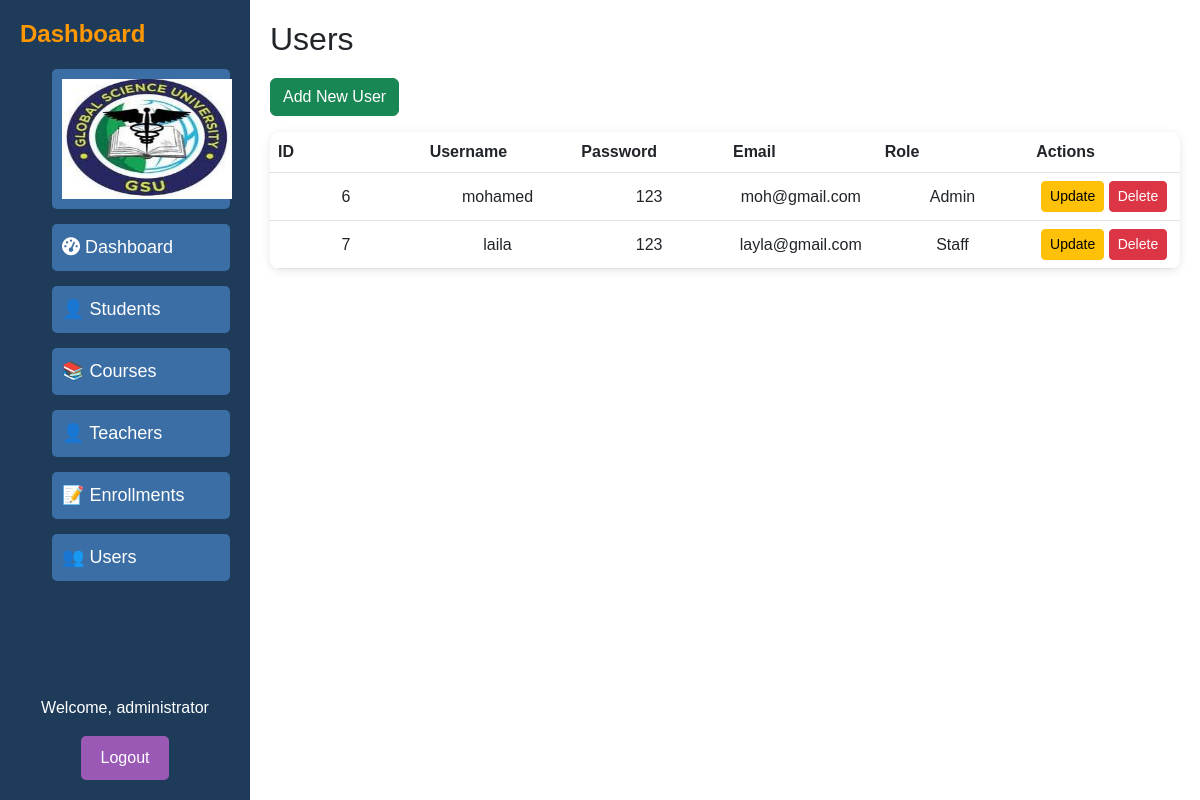
The page /users.php on the database its author committed.
### tables this page shows
CREATE TABLE `users` (
  `user_id` int(11) NOT NULL,
  `username` varchar(255) NOT NULL,
  `email` varchar(255) NOT NULL,
  `role` varchar(50) NOT NULL,
  `created_at` timestamp NOT NULL DEFAULT current_timestamp(),
  `password` varchar(255) NOT NULL
);

### users.php (the view, shortened to what this page needs)
<!DOCTYPE html>
<html lang="en">
<head>
    <link rel="stylesheet" href="style.css">
    <link rel="stylesheet" href="https://cdnjs.cloudflare.com/ajax/libs/twitter-bootstrap/5.3.0/css/bootstrap.min.css">
    <link rel="stylesheet" href="https://cdn.datatables.net/1.13.5/css/dataTables.bootstrap5.min.css">
    <link rel="stylesheet" href="https://cdnjs.cloudflare.com/ajax/libs/font-awesome/6.7.2/css/all.min.css">
</head>
<body>
<?php
include('./connection/conn.php');
$query = "SELECT * FROM users";
$result = mysqli_query($conn, $query);
?>
<div class="sidebar">
    <h2 class="dashboard-title">Dashboard</h2>
    <ul class="nav-links">
        <li><a href="https://gsu.edu.so/"><img src="logo.jpg" alt="GSU" height="120" width="170"></a></li>
        <li><a href="index.php" class="active"><i class="fas fa-tachometer-alt"></i> Dashboard</a></li>
        <li><a href="std.php">👤 Students</a></li>
        <li><a href="courses.php">📚 Courses</a></li>
        <li><a href="Teacher.php">👤 Teachers</a></li>
        <li><a href="Enrollments.php">📝 Enrollments</a></li>
        <li><a href="users.php">👥 Users</a></li>
    </ul>
    <div class="logout">
        <p>Welcome, administrator</p>
        <button class="logout-btn">Logout</button>
    </div>
</div>
<div class="main-content">
    <h1 class="main-title">Users</h1>
    <div class="d-flex justify-content-between mb-3">
        <button class="btn btn-success" data-bs-toggle="modal" data-bs-target="#addUserModal">Add New User</button>
    </div>
    <table class="table">
        <thead>
            <tr>
                <th>ID</th>
                <th>Username</th>
                <th>Password</th>
                <th>Email</th>
                <th>Role</th>
                <th>Actions</th>
            </tr>
        </thead>
        <tbody>
            <?php
            while ($row = mysqli_fetch_assoc($result)) {
                echo "<tr>";
                echo "<td>" . $row['user_id'] . "</td>";
                echo "<td>" . $row['username'] . "</td>";
                echo "<td>" . $row['password'] . "</td>";
                echo "<td>" . $row['email'] . "</td>";
                echo "<td>" . $row['role'] . "</td>";
                echo "<td>
                        <button class='btn btn-warning btn-sm update-btn'
                        data-user_id='" . $row['user_id'] . "'
                        data-username='" . $row['username'] . "'
                        data-password='" . $row['password'] . "'
                        data-email='" . $row['email'] . "'
                        data-role='" . $row['role'] . "'>Update</button>
                        <a href='./delete/delete_user.php?user_id=" . $row['user_id'] . "' class='btn btn-danger btn-sm'>Delete</a>
                      </td>";
                echo "</tr>";
            }
            ?>
        </tbody>
    </table>
</div>
</body>
</html>

### style.css (style rules this page uses)
* { box-sizing: border-box; margin: 0; padding: 0; font-family: Arial, sans-serif; }
body { display: flex; height: 100vh; background-color: #f0f2f5; }
.sidebar { width: 250px; background-color: #1e3b5a; color: #fff; display: flex; flex-direction: column; padding: 20px; overflow-y: auto; }
.dashboard-title { font-size: 24px; font-weight: bold; color: #ff9800; margin-bottom: 20px; }
.nav-links { list-style: none; flex-grow: 1; }
.nav-links li { margin-bottom: 15px; }
.nav-links a { text-decoration: none; color: #fff; font-size: 18px; display: block; padding: 10px; background-color: #3a6ea5; border-radius: 5px; transition: background-color 0.3s; }
.logout { margin-top: auto; text-align: center; }
.logout-btn { background-color: #9b59b6; color: #fff; padding: 10px 20px; border: none; cursor: pointer; border-radius: 5px; }
.main-content { flex: 1; padding: 20px; }
.main-title { font-size: 32px; margin-bottom: 20px; }
table { width: 100%; border-collapse: collapse; background-color: #fff; border-radius: 10px; overflow: hidden; box-shadow: 0 2px 10px rgba(0, 0, 0, 0.1); table-layout: fixed; word-wrap: break-word; }
th, td { padding: 12px; border: 1px solid #ddd; text-align: center; vertical-align: middle; }
th { background-color: #3a6ea5; color: #fff; }

### rows shown on the page
users: user_id "6", username "mohamed", password "123", email "moh@gmail.com", role "Admin"
users: user_id "7", username "laila", password "123", email "layla@gmail.com", role "Staff"
